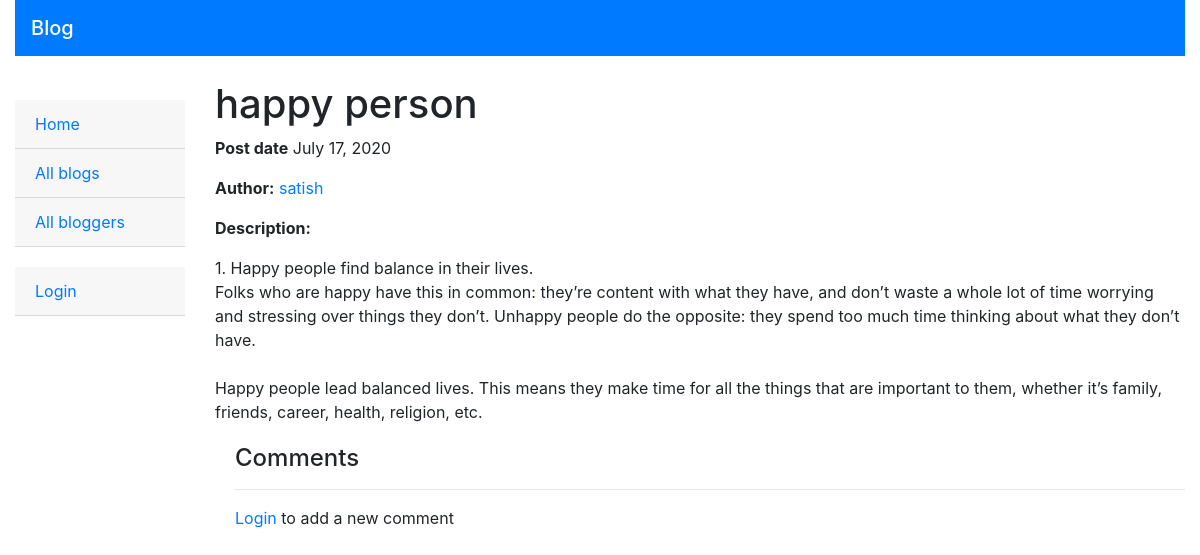
/blog/blog/1, run on an earlier commit of the app's database.
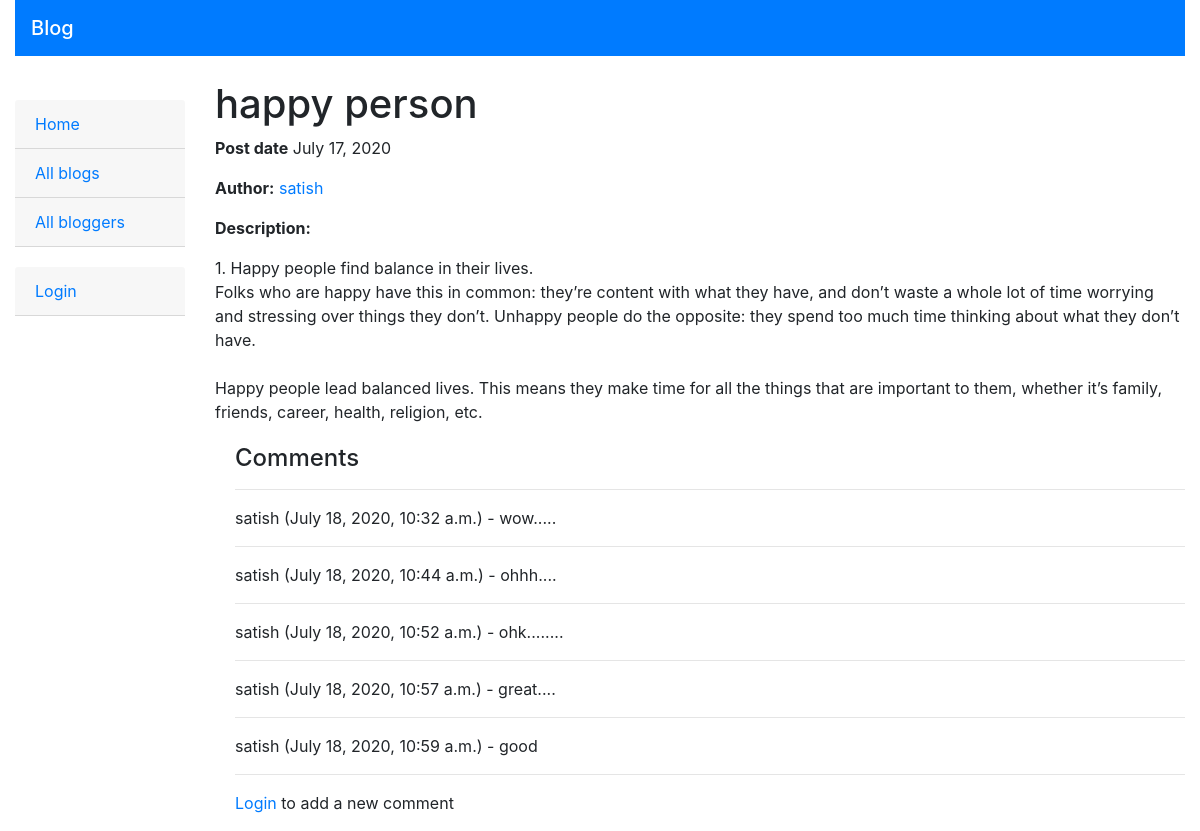
And on a later commit of the database.
### Blog/models.py (models this page shows, shortened)
class Blog(models.Model):
    name = models.CharField(max_length=500)
    author = models.ForeignKey(BlogAuthor, on_delete=models.SET_NULL, null=True)
    description = models.TextField(max_length=5000, help_text="Please Enter the blog description here.")
    post_date = models.DateField(default=date.today)
    class Meta:
        ordering = ["-post_date"]

class BlogAuthor(models.Model):
    user = models.OneToOneField(User, on_delete=models.SET_NULL, null=True)
    bio = models.TextField(max_length=500, help_text="Please Enter the bio details here.")
    class Meta:
        ordering = ["user", "bio"]
    def __str__(self):
        return self.user.username

class BlogComment(models.Model):
    description = models.TextField(max_length=75, help_text="Please Enter the comment about blog here.")
    author = models.ForeignKey(User, on_delete=models.SET_NULL, null=True)
    post_date = models.DateTimeField(auto_now_add=True)
    blog = models.ForeignKey(Blog, on_delete=models.CASCADE)
    class Meta:
        ordering = ["post_date"]

### Blog/views.py (the view)
# urls.py: path('blog/<int:pk>', views.BlogDetailView.as_view(), name='blog-detail'),
class BlogDetailView(generic.DetailView):
    model = Blog

### Blog/templates/blog/blog_detail.html
{% extends "base_generic.html" %}
{% block content %}
<h1>{{ blog.name }}</h1>
<p><strong>Post date</strong> {{ blog.post_date }}</p>
<p><strong>Author:</strong> <a href="{% url 'blogs-by-author' blog.author.pk %}">{{ blog.author }}</a></p>
<p><strong>Description:</strong></p>
<p style="white-space:pre-wrap;">{{ blog.description }}</p>
<div style="margin-left:20px;margin-top:20px">
<h4>Comments</h4>
{% for comment in blog.blogcomment_set.all %}
<hr>
<p>{{comment.author}} ({{comment.post_date}}) - {{comment.description}}</p>
{% endfor %}
<hr>
{% if user.is_authenticated %}
  <a href="{% url 'blog_comment' blog.id %}">Add a new comment</a></p>
{% else %}
  <p><a href="{% url 'login'%}?next={{request.path}}">Login</a> to add a new comment</p>
{% endif %}
</div>
{% endblock %}

### Blog/templates/base_generic.html (shortened to what this page needs)
<!DOCTYPE html>
<html lang="en">
<head>
    <link rel="stylesheet" href="https://stackpath.bootstrapcdn.com/bootstrap/4.5.0/css/bootstrap.min.css">
  {% load static %}
  <link rel="stylesheet" href="{% static 'css/styles.css' %}">
</head>
<body>
    <div class="container-fluid">
        <div class="row">
            <div class="col-md-12">
                <nav class="navbar navbar-dark bg-primary">
                    <span class="navbar-brand mb-0 h1">Blog</span>
            </nav>
            </div>
        </div>
    </div>
<br>
<div class="container-fluid">
    <div class="row">
        <div class="col-sm-2">
            {% block sidebar %}
                <ul class="sidebar-nav">
                    <div class="card-header">
                        <li><a href="{% url 'index' %}">Home</a></li>
                    </div>
                    <div class="card-header">
                        <li><a href="{% url 'blogs' %}">All blogs</a></li>
                    </div>
                    <div class="card-header">
                        <li><a href="{% url 'bloggers' %}">All bloggers</a></li>
                    </div>
                </ul>
                <ul class="sidebar-nav">
                {% if user.is_authenticated %}
                    <div class="card-header">
                        <li>User: {{ user.get_username }}</li>
                    </div>
                    <div class="card-header">
                        <li><a href="{% url 'logout'%}?next={{request.path}}">Logout</a></li>
                    </div>
                {% else %}
                    <div class="card-header">
                        <li><a href="{% url 'login'%}?next={{request.path}}">Login</a></li>
                    </div>
                {% endif %}
  </ul>
            {% endblock %}
        </div>
        <div class="col-sm-10 ">
            {% block content %}{% endblock %}
        </div>
    </div>
</div>
</body>
</html>

### Blog/static/css/styles.css (style rules this page uses)
.sidebar-nav { margin-top: 20px; padding: 0; list-style: none; }

What changed in the data, as far as the page shows it:
added BlogComment: author "satish", post_date "July 18, 2020, 10:32 a.m.", description "wow....."
added BlogComment: author "satish", post_date "July 18, 2020, 10:44 a.m.", description "ohhh...."
added BlogComment: author "satish", post_date "July 18, 2020, 10:52 a.m.", description "ohk........"
added BlogComment: author "satish", post_date "July 18, 2020, 10:57 a.m.", description "great...."
added BlogComment: author "satish", post_date "July 18, 2020, 10:59 a.m.", description "good"
